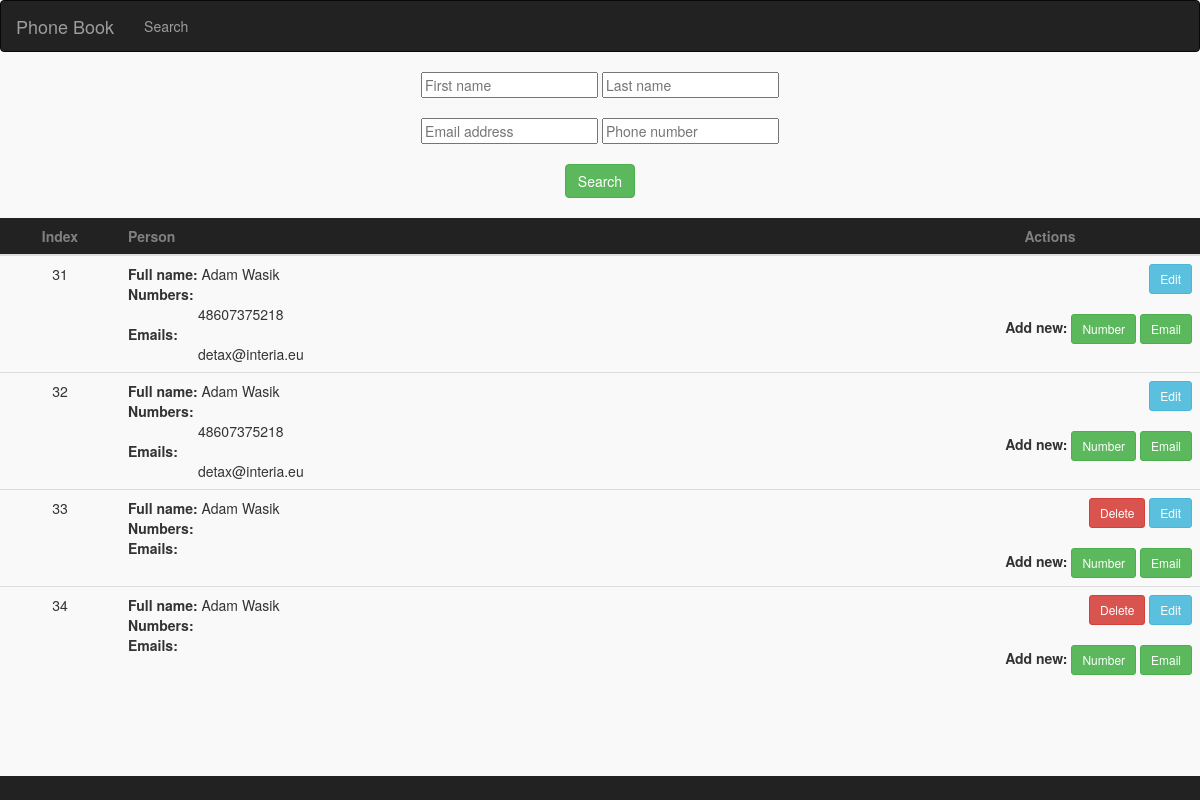
The page /search on the database as committed earlier.
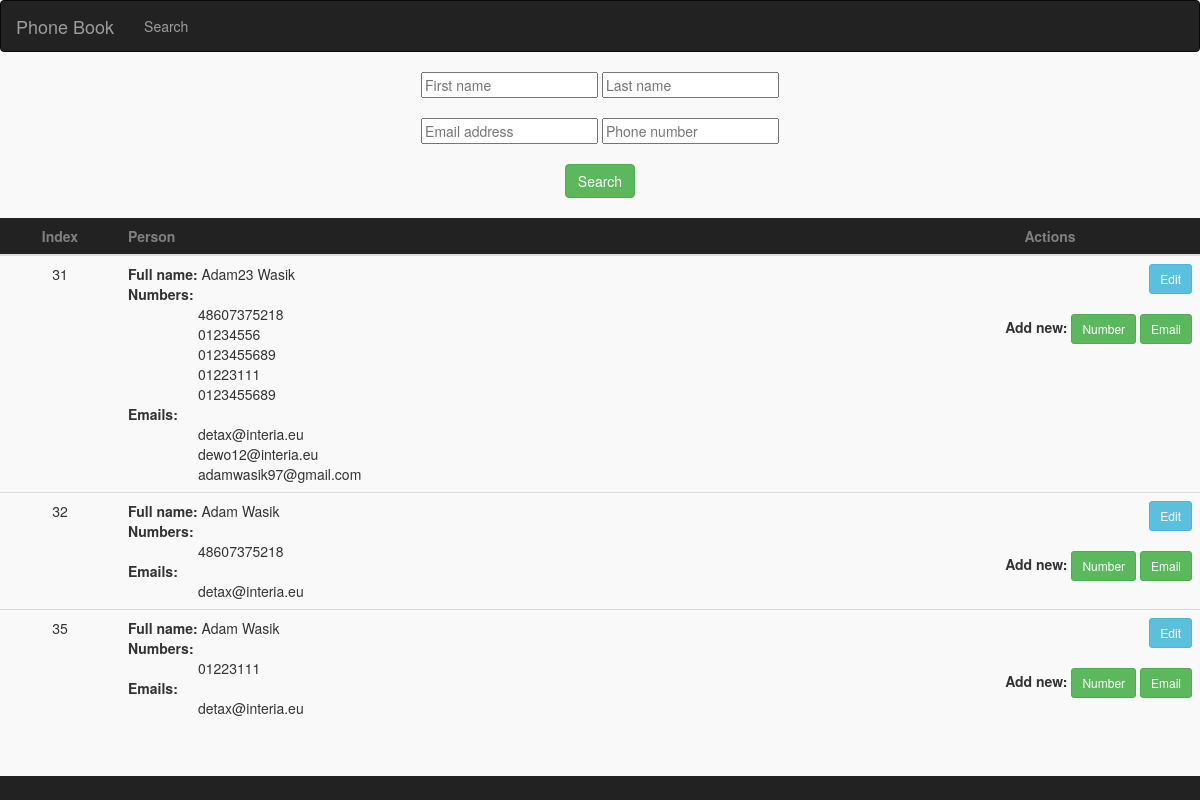
The same page on the database as committed later.
### pbook/models.py (models this page shows)
class Osoba(models.Model):
    imie = models.CharField(max_length=50)
    nazwisko = models.CharField(max_length=50)

class Telefon(models.Model):
    osoba = models.ForeignKey(Osoba, editable=False, on_delete=models.CASCADE)
    telefon = models.CharField(max_length=50)

class Email(models.Model):
    osoba = models.ForeignKey(Osoba, editable=False, on_delete=models.CASCADE)
    email = models.EmailField()

### pbook/views.py (the view, shortened to what this page needs)
# urls.py: path('search', views.search),
def search(request):
    form = SearchForm()
    osobaList = Osoba.objects.all()
    telefonList = Telefon.objects.all()
    emailList = Email.objects.all()
    telefonExistList = []
    emailExistList = []
    for tel in telefonList:
        telefonExistList.append(tel.osoba)
    for em in emailList:
        emailExistList.append(em.osoba)
    return render(request, "search.html", {'form': form, 'osobaList' : osobaList, 'telefonList' : telefonList ,'emailList' : emailList, 'telefonExistList' : telefonExistList, 'emailExistList' : emailExistList,})

### pbook/forms.py
class SearchForm(forms.Form):
    name = forms.CharField(required=False, widget=forms.TextInput
                            (attrs={'placeholder': 'First name'}))
    surname = forms.CharField(required=False, widget=forms.TextInput
                            (attrs={'placeholder': 'Last name'}))
    number = forms.CharField(required=False, widget=forms.TextInput
                            (attrs={'placeholder': 'Phone number'}))
    email = forms.CharField(required=False, widget=forms.TextInput
                            (attrs={'placeholder': 'Email address'}))

### pbook/templates/search.html (shortened to what this page needs)
{% extends 'basePage.html' %}
    {% load i18n %}
    {% block content %}
        <div style="text-align:center;">
            <form  method="post" >
                   {{ form.name }}  {{ form.surname }}<br><br>
                   {{ form.email }}  {{ form.number }}<br><br>
                    <button type="submit" class="btn btn-success">Search</button>
            </form><br>
        </div>
<table class="table" width="100%">
            <thead style="background-color:#222222 ">
                <tr>
                    <th style="color:gray" width="10%">
                        <center>
                        Index
                        </center>
                    </th>
                    <th style="color:gray" width="65%">Person</th>
                    <th style="color:gray" width="25%">
                        <center>
                            Actions
                        </center>
                    </th>
                </tr>
            </thead>
        {% for os in osobaList %}
            <tr>
                <td><center>{{ os.id }}</center></td>
                <td>
                    <b>Full name:</b> {{ os.imie }} {{ os.nazwisko }}<br>
                    <b>Numbers:</b><br>
                    {% for tel in telefonList %}
                        {% if os == tel.osoba %}
                            <div class="st">
                                {{ tel.telefon }}<br>
                            </div>
                        {% endif %}
                    {% endfor %}
                    <b>Emails:</b><br>
                        {% for em in emailList %}
                            {% if os == em.osoba %}
                                <div class="st">
                                    {{ em.email }}<br>
                                </div>
                            {% endif %}
                        {% endfor %}
                </td>
                <td style="text-align:right">
                         {% if os not in emailExistList or os not in telefonExistList %}
                     <a href="delete/{{os.id}}"><button type="button" class="btn  btn-danger btn-sm " >Delete</button> </a>
                        {% endif %}
                     <a href="edit/{{os.id}}"><button type="button" class="btn btn-info btn-sm " >Edit</button> </a><br><br>
                     <b> Add new: </b>
                    <a href="addNum/{{os.id}}"><button type="button" class="btn btn-success btn-sm " >Number</button> </a>
                    <a href="addEm/{{os.id}}"><button type="button" class="btn btn-success btn-sm " >Email</button> </a>
                </td>
            </tr>
        {% endfor %}
        </table>
    {% endblock  %}

Rows that differ between the two databases and show on the page:
removed Osoba: id "33", imie "Adam", nazwisko "Wasik"
removed Osoba: id "34", imie "Adam", nazwisko "Wasik"
changed Osoba id 31: imie "Adam" → "Adam23"
added Telefon: telefon "01234556", shown under Osoba id 31
added Telefon: telefon "0123455689", shown under Osoba id 31
added Telefon: telefon "01223111", shown under Osoba id 31
added Telefon: telefon "0123455689", shown under Osoba id 31
added Email: email "dewo12@interia.eu", shown under Osoba id 31
added Email: email "adamwasik97@gmail.com", shown under Osoba id 31
added Osoba: id "35", imie "Adam", nazwisko "Wasik"
added Telefon: telefon "01223111", shown under "35"
added Email: email "detax@interia.eu", shown under "35"
